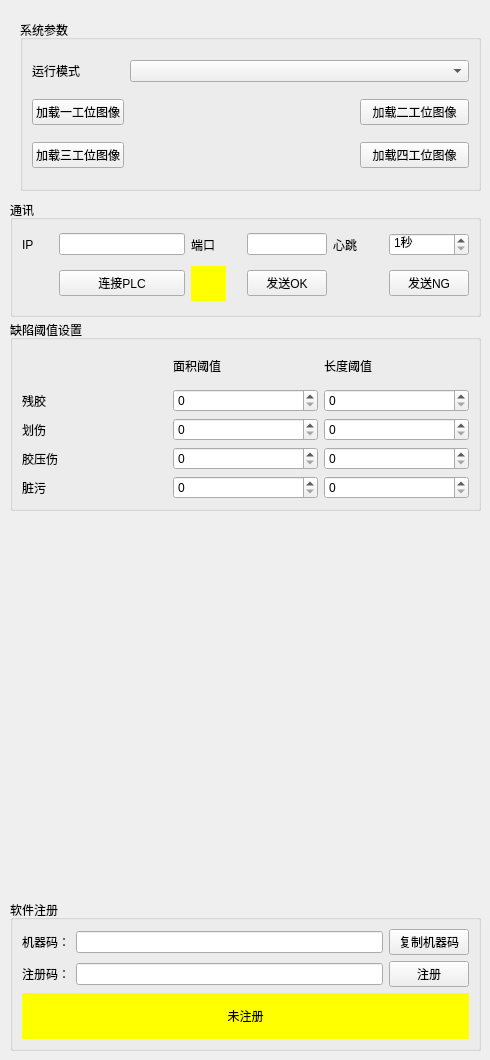
     <widget class="QWidget" name="tab_2">
      <attribute name="title">
       <string>运行参数</string>
      </attribute>
      <widget class="QGroupBox" name="groupBox_7">
       <property name="geometry">
        <rect>
         <x>10</x>
         <y>900</y>
         <width>471</width>
         <height>151</height>
        </rect>
       </property>
       <property name="title">
        <string>软件注册</string>
       </property>
       <layout class="QGridLayout" name="gridLayout_8">
        <item row="0" column="0">
         <widget class="QLabel" name="label_2">
          <property name="minimumSize">
           <size>
            <width>0</width>
            <height>0</height>
           </size>
          </property>
          <property name="maximumSize">
           <size>
            <width>80</width>
            <height>16777215</height>
           </size>
          </property>
          <property name="text">
           <string>机器码：</string>
          </property>
         </widget>
        </item>
        <item row="0" column="1">
         <widget class="QLineEdit" name="lineEdit_MachineCode">
          <property name="readOnly">
           <bool>true</bool>
          </property>
         </widget>
        </item>
        <item row="0" column="2">
         <widget class="QPushButton" name="pushButton_Copy">
          <property name="text">
           <string>复制机器码</string>
          </property>
         </widget>
        </item>
        <item row="1" column="0">
         <widget class="QLabel" name="label_3">
          <property name="minimumSize">
           <size>
            <width>0</width>
            <height>0</height>
           </size>
          </property>
          <property name="maximumSize">
           <size>
            <width>80</width>
            <height>16777215</height>
           </size>
          </property>
          <property name="text">
           <string>注册码：</string>
          </property>
         </widget>
        </item>
        <item row="1" column="1">
         <widget class="QLineEdit" name="lineEdit_RegisterCode"/>
        </item>
        <item row="1" column="2">
         <widget class="QPushButton" name="pushButton_Register">
          <property name="text">
           <string>注册</string>
          </property>
         </widget>
        </item>
        <item row="2" column="0" colspan="3">
         <widget class="QLabel" name="label_RegisterInfo">
          <property name="layoutDirection">
           <enum>Qt::LeftToRight</enum>
          </property>
          <property name="styleSheet">
           <string notr="true">background-color: rgb(255, 255, 0);</string>
          </property>
          <property name="text">
           <string>未注册</string>
          </property>
          <property name="alignment">
           <set>Qt::AlignCenter</set>
          </property>
         </widget>
        </item>
       </layout>
      </widget>
      <widget class="QGroupBox" name="groupBox_4">
       <property name="geometry">
        <rect>
         <x>20</x>
         <y>20</y>
         <width>461</width>
         <height>171</height>
        </rect>
       </property>
       <property name="maximumSize">
        <size>
         <width>581</width>
         <height>16777215</height>
        </size>
       </property>
       <property name="title">
        <string>系统参数</string>
       </property>
       <layout class="QGridLayout" name="gridLayout_3">
        <item row="2" column="0">
         <widget class="QPushButton" name="pushButton_LoadFirstImage">
          <property name="text">
           <string>加载一工位图像</string>
          </property>
         </widget>
        </item>
        <item row="0" column="0">
         <widget class="QLabel" name="label_8">
          <property name="maximumSize">
           <size>
            <width>90</width>
            <height>16777215</height>
           </size>
          </property>
          <property name="text">
           <string>运行模式</string>
          </property>
         </widget>
        </item>
        <item row="3" column="0">
         <widget class="QPushButton" name="pushButton_LoadThirdImage">
          <property name="text">
           <string>加载三工位图像</string>
          </property>
         </widget>
        </item>
        <item row="3" column="3">
         <widget class="QPushButton" name="pushButton_LoadFourthImage">
          <property name="text">
           <string>加载四工位图像</string>
          </property>
         </widget>
        </item>
        <item row="2" column="3">
         <widget class="QPushButton" name="pushButton_LoadSecondImage">
          <property name="text">
           <string>加载二工位图像</string>
          </property>
         </widget>
        </item>
        <item row="0" column="1" colspan="3">
         <widget class="QComboBox" name="comboBox_SystemType"/>
        </item>
       </layout>
      </widget>
      <widget class="QGroupBox" name="groupBox_10">
       <property name="geometry">
        <rect>
         <x>10</x>
         <y>200</y>
         <width>471</width>
         <height>117</height>
        </rect>
       </property>
       <property name="maximumSize">
        <size>
         <width>581</width>
         <height>16777215</height>
        </size>
       </property>
       <property name="title">
        <string>通讯</string>
       </property>
       <layout class="QGridLayout" name="gridLayout_4">
        <item row="0" column="0">
         <widget class="QLabel" name="label_5">
          <property name="minimumSize">
           <size>
            <width>31</width>
            <height>0</height>
           </size>
          </property>
          <property name="maximumSize">
           <size>
            <width>31</width>
            <height>16777215</height>
           </size>
          </property>
          <property name="text">
           <string>IP</string>
          </property>
         </widget>
        </item>
        <item row="0" column="1" colspan="2">
         <widget class="QLineEdit" name="lineEdit_IP"/>
        </item>
        <item row="0" column="3">
         <widget class="QLabel" name="label_6">
          <property name="minimumSize">
           <size>
            <width>50</width>
            <height>0</height>
           </size>
          </property>
          <property name="maximumSize">
           <size>
            <width>50</width>
            <height>16777215</height>
           </size>
          </property>
          <property name="text">
           <string>端口</string>
          </property>
         </widget>
        </item>
        <item row="0" column="4">
         <widget class="QLineEdit" name="lineEdit_Port">
          <property name="minimumSize">
           <size>
            <width>80</width>
            <height>0</height>
           </size>
          </property>
          <property name="maximumSize">
           <size>
            <width>80</width>
            <height>16777215</height>
           </size>
          </property>
         </widget>
        </item>
        <item row="0" column="5">
         <widget class="QLabel" name="label_7">
          <property name="minimumSize">
           <size>
            <width>50</width>
            <height>0</height>
           </size>
          </property>
          <property name="maximumSize">
           <size>
            <width>50</width>
            <height>16777215</height>
           </size>
          </property>
          <property name="text">
           <string>心跳</string>
          </property>
         </widget>
        </item>
        <item row="0" column="6">
         <widget class="QSpinBox" name="spinBox_Heartbeat">
          <property name="minimumSize">
           <size>
            <width>80</width>
            <height>0</height>
           </size>
          </property>
          <property name="maximumSize">
           <size>
            <width>80</width>
            <height>16777215</height>
           </size>
          </property>
          <property name="suffix">
           <string>秒</string>
          </property>
          <property name="minimum">
           <number>1</number>
          </property>
         </widget>
        </item>
        <item row="1" column="4">
         <widget class="QPushButton" name="pushButton_SendOK">
          <property name="text">
           <string>发送OK</string>
          </property>
         </widget>
        </item>
        <item row="1" column="6">
         <widget class="QPushButton" name="pushButton_SendNG">
          <property name="minimumSize">
           <size>
            <width>80</width>
            <height>0</height>
           </size>
          </property>
          <property name="maximumSize">
           <size>
            <width>80</width>
            <height>16777215</height>
           </size>
          </property>
          <property name="text">
           <string>发送NG</string>
          </property>
         </widget>
        </item>
        <item row="1" column="3">
         <widget class="QLabel" name="label_Status">
          <property name="minimumSize">
           <size>
            <width>35</width>
            <height>35</height>
           </size>
          </property>
          <property name="maximumSize">
           <size>
            <width>35</width>
            <height>35</height>
           </size>
          </property>
          <property name="styleSheet">
           <string notr="true">background-color: rgb(255, 255, 0);</string>
          </property>
          <property name="text">
           <string/>
          </property>
         </widget>
        </item>
        <item row="1" column="1" colspan="2">
         <widget class="QPushButton" name="pushButton_ConnectPLC">
          <property name="text">
           <string>连接PLC</string>
          </property>
         </widget>
        </item>
       </layout>
      </widget>
      <widget class="QGroupBox" name="groupBox_3">
       <property name="geometry">
        <rect>
         <x>10</x>
         <y>320</y>
         <width>471</width>
         <height>191</height>
        </rect>
       </property>
       <property name="title">
        <string>缺陷阈值设置</string>
       </property>
       <layout class="QGridLayout" name="gridLayout_15">
        <item row="0" column="2">
         <widget class="QLabel" name="label_19">
          <property name="text">
           <string>长度阈值</string>
          </property>
         </widget>
        </item>
        <item row="1" column="1">
         <widget class="QSpinBox" name="spinBox_Area_canjiao_2">
          <property name="suffix">
           <string/>
          </property>
          <property name="prefix">
           <string/>
          </property>
          <property name="minimum">
           <number>0</number>
          </property>
          <property name="maximum">
           <number>10000</number>
          </property>
          <property name="value">
           <number>0</number>
          </property>
         </widget>
        </item>
        <item row="1" column="2">
         <widget class="QSpinBox" name="spinBox_Wh_canjiao_2">
          <property name="suffix">
           <string/>
          </property>
          <property name="prefix">
           <string/>
          </property>
          <property name="minimum">
           <number>0</number>
          </property>
          <property name="maximum">
           <number>10000</number>
          </property>
          <property name="value">
           <number>0</number>
          </property>
         </widget>
        </item>
        <item row="2" column="1">
         <widget class="QSpinBox" name="spinBox_Area_huashang_2">
          <property name="suffix">
           <string/>
          </property>
          <property name="prefix">
           <string/>
          </property>
          <property name="minimum">
           <number>0</number>
          </property>
          <property name="maximum">
           <number>10000</number>
          </property>
          <property name="value">
           <number>0</number>
          </property>
         </widget>
        </item>
        <item row="1" column="0">
         <widget class="QLabel" name="label_20">
          <property name="text">
           <string>残胶</string>
          </property>
         </widget>
        </item>
        <item row="2" column="2">
         <widget class="QSpinBox" name="spinBox_Wh_huashang_2">
          <property name="suffix">
           <string/>
          </property>
          <property name="prefix">
           <string/>
          </property>
          <property name="minimum">
           <number>0</number>
          </property>
          <property name="maximum">
           <number>10000</number>
          </property>
          <property name="value">
           <number>0</number>
          </property>
         </widget>
        </item>
        <item row="3" column="0">
         <widget class="QLabel" name="label_21">
          <property name="text">
           <string>胶压伤</string>
          </property>
         </widget>
        </item>
        <item row="3" column="1">
         <widget class="QSpinBox" name="spinBox_Area_yajiaoshang_2">
          <property name="suffix">
           <string/>
          </property>
          <property name="prefix">
           <string/>
          </property>
          <property name="minimum">
           <number>0</number>
          </property>
          <property name="maximum">
           <number>10000</number>
          </property>
          <property name="value">
           <number>0</number>
          </property>
         </widget>
        </item>
        <item row="0" column="1">
         <widget class="QLabel" name="label_22">
          <property name="text">
           <string>面积阈值</string>
          </property>
         </widget>
        </item>
        <item row="4" column="1">
         <widget class="QSpinBox" name="spinBox_Area_zangwu_2">
          <property name="suffix">
           <string/>
          </property>
          <property name="prefix">
           <string/>
          </property>
          <property name="minimum">
           <number>0</number>
          </property>
          <property name="maximum">
           <number>10000</number>
          </property>
          <property name="value">
           <number>0</number>
          </property>
         </widget>
        </item>
        <item row="2" column="0">
         <widget class="QLabel" name="label_23">
          <property name="text">
           <string>划伤</string>
          </property>
         </widget>
        </item>
        <item row="4" column="0">
         <widget class="QLabel" name="label_24">
          <property name="text">
           <string>脏污</string>
          </property>
         </widget>
        </item>
        <item row="3" column="2">
         <widget class="QSpinBox" name="spinBox_Wh_yajiaoshang_2">
          <property name="suffix">
           <string/>
          </property>
          <property name="prefix">
           <string/>
          </property>
          <property name="minimum">
           <number>0</number>
          </property>
          <property name="maximum">
           <number>10000</number>
          </property>
          <property name="value">
           <number>0</number>
          </property>
         </widget>
        </item>
        <item row="4" column="2">
         <widget class="QSpinBox" name="spinBox_Wh_zangwu_2">
          <property name="suffix">
           <string/>
          </property>
          <property name="prefix">
           <string/>
          </property>
          <property name="minimum">
           <number>0</number>
          </property>
          <property name="maximum">
           <number>10000</number>
          </property>
          <property name="value">
           <number>0</number>
          </property>
         </widget>
        </item>
       </layout>
      </widget>
     </widget>
